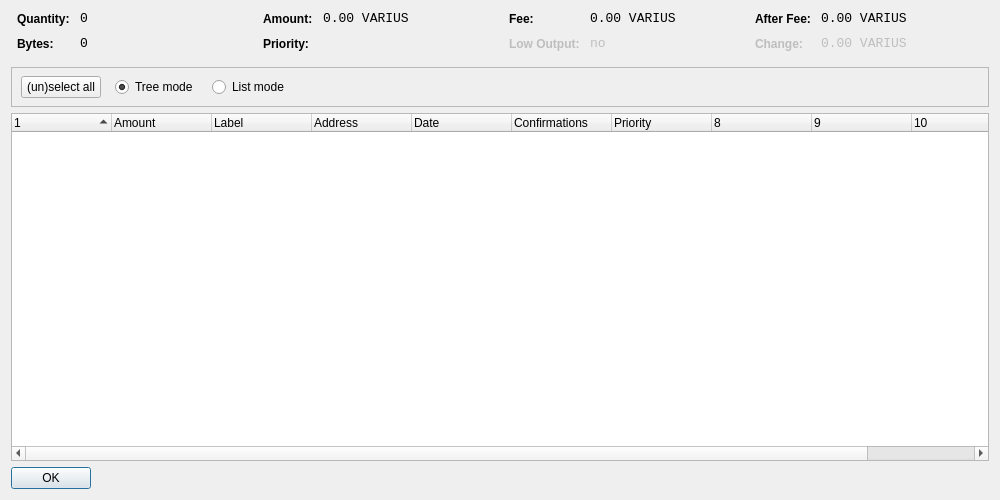
<?xml version="1.0" encoding="UTF-8"?>
<ui version="4.0">
 <class>CoinControlDialog</class>
 <widget class="QDialog" name="CoinControlDialog">
  <property name="geometry">
   <rect>
    <x>0</x>
    <y>0</y>
    <width>1000</width>
    <height>500</height>
   </rect>
  </property>
  <property name="windowTitle">
   <string>Coin Control</string>
  </property>
  <layout class="QVBoxLayout" name="verticalLayout">
   <item>
    <layout class="QHBoxLayout" name="horizontalLayoutTop" stretch="0,0,0,0">
     <property name="topMargin">
      <number>0</number>
     </property>
     <property name="bottomMargin">
      <number>10</number>
     </property>
     <item>
      <layout class="QFormLayout" name="formLayoutCoinControl1">
       <property name="horizontalSpacing">
        <number>10</number>
       </property>
       <property name="verticalSpacing">
        <number>10</number>
       </property>
       <property name="leftMargin">
        <number>6</number>
       </property>
       <property name="rightMargin">
        <number>6</number>
       </property>
       <item row="0" column="0">
        <widget class="QLabel" name="labelCoinControlQuantityText">
         <property name="styleSheet">
          <string notr="true">font-weight:bold;</string>
         </property>
         <property name="text">
          <string>Quantity:</string>
         </property>
        </widget>
       </item>
       <item row="0" column="1">
        <widget class="QLabel" name="labelCoinControlQuantity">
         <property name="font">
          <font>
           <family>Monospace</family>
           <pointsize>10</pointsize>
          </font>
         </property>
         <property name="cursor">
          <cursorShape>IBeamCursor</cursorShape>
         </property>
         <property name="contextMenuPolicy">
          <enum>Qt::ActionsContextMenu</enum>
         </property>
         <property name="text">
          <string notr="true">0</string>
         </property>
         <property name="textInteractionFlags">
          <set>Qt::LinksAccessibleByMouse|Qt::TextSelectableByKeyboard|Qt::TextSelectableByMouse</set>
         </property>
        </widget>
       </item>
       <item row="1" column="0">
        <widget class="QLabel" name="labelCoinControlBytesText">
         <property name="styleSheet">
          <string notr="true">font-weight:bold;</string>
         </property>
         <property name="text">
          <string>Bytes:</string>
         </property>
        </widget>
       </item>
       <item row="1" column="1">
        <widget class="QLabel" name="labelCoinControlBytes">
         <property name="font">
          <font>
           <family>Monospace</family>
           <pointsize>10</pointsize>
          </font>
         </property>
         <property name="cursor">
          <cursorShape>IBeamCursor</cursorShape>
         </property>
         <property name="contextMenuPolicy">
          <enum>Qt::ActionsContextMenu</enum>
         </property>
         <property name="text">
          <string notr="true">0</string>
         </property>
         <property name="textInteractionFlags">
          <set>Qt::LinksAccessibleByMouse|Qt::TextSelectableByKeyboard|Qt::TextSelectableByMouse</set>
         </property>
        </widget>
       </item>
      </layout>
     </item>
     <item>
      <layout class="QFormLayout" name="formLayoutCoinControl2">
       <property name="horizontalSpacing">
        <number>10</number>
       </property>
       <property name="verticalSpacing">
        <number>10</number>
       </property>
       <property name="leftMargin">
        <number>6</number>
       </property>
       <property name="rightMargin">
        <number>6</number>
       </property>
       <item row="0" column="0">
        <widget class="QLabel" name="labelCoinControlAmountText">
         <property name="styleSheet">
          <string notr="true">font-weight:bold;</string>
         </property>
         <property name="text">
          <string>Amount:</string>
         </property>
        </widget>
       </item>
       <item row="0" column="1">
        <widget class="QLabel" name="labelCoinControlAmount">
         <property name="font">
          <font>
           <family>Monospace</family>
           <pointsize>10</pointsize>
          </font>
         </property>
         <property name="cursor">
          <cursorShape>IBeamCursor</cursorShape>
         </property>
         <property name="contextMenuPolicy">
          <enum>Qt::ActionsContextMenu</enum>
         </property>
         <property name="text">
          <string notr="true">0.00 VARIUS</string>
         </property>
         <property name="textInteractionFlags">
          <set>Qt::LinksAccessibleByMouse|Qt::TextSelectableByKeyboard|Qt::TextSelectableByMouse</set>
         </property>
        </widget>
       </item>
       <item row="1" column="0">
        <widget class="QLabel" name="labelCoinControlPriorityText">
         <property name="styleSheet">
          <string notr="true">font-weight:bold;</string>
         </property>
         <property name="text">
          <string>Priority:</string>
         </property>
        </widget>
       </item>
       <item row="1" column="1">
        <widget class="QLabel" name="labelCoinControlPriority">
         <property name="font">
          <font>
           <family>Monospace</family>
           <pointsize>10</pointsize>
          </font>
         </property>
         <property name="cursor">
          <cursorShape>IBeamCursor</cursorShape>
         </property>
         <property name="contextMenuPolicy">
          <enum>Qt::ActionsContextMenu</enum>
         </property>
         <property name="text">
          <string/>
         </property>
         <property name="textInteractionFlags">
          <set>Qt::LinksAccessibleByMouse|Qt::TextSelectableByKeyboard|Qt::TextSelectableByMouse</set>
         </property>
        </widget>
       </item>
      </layout>
     </item>
     <item>
      <layout class="QFormLayout" name="formLayoutCoinControl3">
       <property name="horizontalSpacing">
        <number>10</number>
       </property>
       <property name="verticalSpacing">
        <number>10</number>
       </property>
       <property name="leftMargin">
        <number>6</number>
       </property>
       <property name="rightMargin">
        <number>6</number>
       </property>
       <item row="0" column="0">
        <widget class="QLabel" name="labelCoinControlFeeText">
         <property name="styleSheet">
          <string notr="true">font-weight:bold;</string>
         </property>
         <property name="text">
          <string>Fee:</string>
         </property>
        </widget>
       </item>
       <item row="0" column="1">
        <widget class="QLabel" name="labelCoinControlFee">
         <property name="font">
          <font>
           <family>Monospace</family>
           <pointsize>10</pointsize>
          </font>
         </property>
         <property name="cursor">
          <cursorShape>IBeamCursor</cursorShape>
         </property>
         <property name="contextMenuPolicy">
          <enum>Qt::ActionsContextMenu</enum>
         </property>
         <property name="text">
          <string notr="true">0.00 VARIUS</string>
         </property>
         <property name="textInteractionFlags">
          <set>Qt::LinksAccessibleByMouse|Qt::TextSelectableByKeyboard|Qt::TextSelectableByMouse</set>
         </property>
        </widget>
       </item>
       <item row="1" column="0">
        <widget class="QLabel" name="labelCoinControlLowOutputText">
         <property name="enabled">
          <bool>false</bool>
         </property>
         <property name="styleSheet">
          <string notr="true">font-weight:bold;</string>
         </property>
         <property name="text">
          <string>Low Output:</string>
         </property>
        </widget>
       </item>
       <item row="1" column="1">
        <widget class="QLabel" name="labelCoinControlLowOutput">
         <property name="enabled">
          <bool>false</bool>
         </property>
         <property name="font">
          <font>
           <family>Monospace</family>
           <pointsize>10</pointsize>
          </font>
         </property>
         <property name="cursor">
          <cursorShape>IBeamCursor</cursorShape>
         </property>
         <property name="contextMenuPolicy">
          <enum>Qt::ActionsContextMenu</enum>
         </property>
         <property name="text">
          <string notr="true">no</string>
         </property>
         <property name="textInteractionFlags">
          <set>Qt::LinksAccessibleByMouse|Qt::TextSelectableByKeyboard|Qt::TextSelectableByMouse</set>
         </property>
        </widget>
       </item>
      </layout>
     </item>
     <item>
      <layout class="QFormLayout" name="formLayoutCoinControl4">
       <property name="horizontalSpacing">
        <number>10</number>
       </property>
       <property name="verticalSpacing">
        <number>10</number>
       </property>
       <property name="leftMargin">
        <number>6</number>
       </property>
       <property name="rightMargin">
        <number>6</number>
       </property>
       <item row="0" column="0">
        <widget class="QLabel" name="labelCoinControlAfterFeeText">
         <property name="styleSheet">
          <string notr="true">font-weight:bold;</string>
         </property>
         <property name="text">
          <string>After Fee:</string>
         </property>
        </widget>
       </item>
       <item row="0" column="1">
        <widget class="QLabel" name="labelCoinControlAfterFee">
         <property name="font">
          <font>
           <family>Monospace</family>
           <pointsize>10</pointsize>
          </font>
         </property>
         <property name="cursor">
          <cursorShape>IBeamCursor</cursorShape>
         </property>
         <property name="contextMenuPolicy">
          <enum>Qt::ActionsContextMenu</enum>
         </property>
         <property name="text">
          <string notr="true">0.00 VARIUS</string>
         </property>
         <property name="textInteractionFlags">
          <set>Qt::LinksAccessibleByMouse|Qt::TextSelectableByKeyboard|Qt::TextSelectableByMouse</set>
         </property>
        </widget>
       </item>
       <item row="1" column="0">
        <widget class="QLabel" name="labelCoinControlChangeText">
         <property name="enabled">
          <bool>false</bool>
         </property>
         <property name="styleSheet">
          <string notr="true">font-weight:bold;</string>
         </property>
         <property name="text">
          <string>Change:</string>
         </property>
        </widget>
       </item>
       <item row="1" column="1">
        <widget class="QLabel" name="labelCoinControlChange">
         <property name="enabled">
          <bool>false</bool>
         </property>
         <property name="font">
          <font>
           <family>Monospace</family>
           <pointsize>10</pointsize>
          </font>
         </property>
         <property name="cursor">
          <cursorShape>IBeamCursor</cursorShape>
         </property>
         <property name="contextMenuPolicy">
          <enum>Qt::ActionsContextMenu</enum>
         </property>
         <property name="text">
          <string notr="true">0.00 VARIUS</string>
         </property>
         <property name="textInteractionFlags">
          <set>Qt::LinksAccessibleByMouse|Qt::TextSelectableByKeyboard|Qt::TextSelectableByMouse</set>
         </property>
        </widget>
       </item>
      </layout>
     </item>
    </layout>
   </item>
   <item>
    <widget class="QFrame" name="frame">
     <property name="minimumSize">
      <size>
       <width>0</width>
       <height>40</height>
      </size>
     </property>
     <property name="frameShape">
      <enum>QFrame::StyledPanel</enum>
     </property>
     <property name="frameShadow">
      <enum>QFrame::Sunken</enum>
     </property>
     <widget class="QWidget" name="horizontalLayoutWidget">
      <property name="geometry">
       <rect>
        <x>10</x>
        <y>0</y>
        <width>781</width>
        <height>41</height>
       </rect>
      </property>
      <layout class="QHBoxLayout" name="horizontalLayoutPanel" stretch="0,0,0,0,0">
       <property name="spacing">
        <number>14</number>
       </property>
       <item>
        <widget class="QPushButton" name="pushButtonSelectAll">
         <property name="sizePolicy">
          <sizepolicy hsizetype="Maximum" vsizetype="Fixed">
           <horstretch>0</horstretch>
           <verstretch>0</verstretch>
          </sizepolicy>
         </property>
         <property name="text">
          <string>(un)select all</string>
         </property>
        </widget>
       </item>
       <item>
        <widget class="QRadioButton" name="radioTreeMode">
         <property name="sizePolicy">
          <sizepolicy hsizetype="Maximum" vsizetype="Fixed">
           <horstretch>0</horstretch>
           <verstretch>0</verstretch>
          </sizepolicy>
         </property>
         <property name="text">
          <string>Tree mode</string>
         </property>
         <property name="checked">
          <bool>true</bool>
         </property>
        </widget>
       </item>
       <item>
        <widget class="QRadioButton" name="radioListMode">
         <property name="sizePolicy">
          <sizepolicy hsizetype="Maximum" vsizetype="Fixed">
           <horstretch>0</horstretch>
           <verstretch>0</verstretch>
          </sizepolicy>
         </property>
         <property name="text">
          <string>List mode</string>
         </property>
        </widget>
       </item>
       <item>
        <spacer name="horizontalSpacer">
         <property name="orientation">
          <enum>Qt::Horizontal</enum>
         </property>
         <property name="sizeHint" stdset="0">
          <size>
           <width>40</width>
           <height>20</height>
          </size>
         </property>
        </spacer>
       </item>
      </layout>
     </widget>
    </widget>
   </item>
   <item>
    <widget class="CoinControlTreeWidget" name="treeWidget">
     <property name="contextMenuPolicy">
      <enum>Qt::CustomContextMenu</enum>
     </property>
     <property name="sortingEnabled">
      <bool>false</bool>
     </property>
     <property name="columnCount">
      <number>11</number>
     </property>
     <attribute name="headerShowSortIndicator" stdset="0">
      <bool>true</bool>
     </attribute>
     <attribute name="headerStretchLastSection">
      <bool>false</bool>
     </attribute>
     <column>
      <property name="text">
       <string/>
      </property>
     </column>
     <column>
      <property name="text">
       <string>Amount</string>
      </property>
     </column>
     <column>
      <property name="text">
       <string>Label</string>
      </property>
     </column>
     <column>
      <property name="text">
       <string>Address</string>
      </property>
     </column>
     <column>
      <property name="text">
       <string>Date</string>
      </property>
     </column>
     <column>
      <property name="text">
       <string>Confirmations</string>
      </property>
      <property name="toolTip">
       <string>Confirmed</string>
      </property>
     </column>
     <column>
      <property name="text">
       <string>Priority</string>
      </property>
     </column>
     <column>
      <property name="text">
       <string/>
      </property>
     </column>
     <column>
      <property name="text">
       <string/>
      </property>
     </column>
     <column>
      <property name="text">
       <string/>
      </property>
     </column>
     <column>
      <property name="text">
       <string/>
      </property>
     </column>
    </widget>
   </item>
   <item>
    <widget class="QDialogButtonBox" name="buttonBox">
     <property name="sizePolicy">
      <sizepolicy hsizetype="Maximum" vsizetype="Fixed">
       <horstretch>0</horstretch>
       <verstretch>0</verstretch>
      </sizepolicy>
     </property>
     <property name="orientation">
      <enum>Qt::Horizontal</enum>
     </property>
     <property name="standardButtons">
      <set>QDialogButtonBox::Ok</set>
     </property>
    </widget>
   </item>
  </layout>
 </widget>
 <customwidgets>
  <customwidget>
   <class>CoinControlTreeWidget</class>
   <extends>QTreeWidget</extends>
   <header>coincontroltreewidget.h</header>
  </customwidget>
 </customwidgets>
 <resources/>
 <connections/>
</ui>
